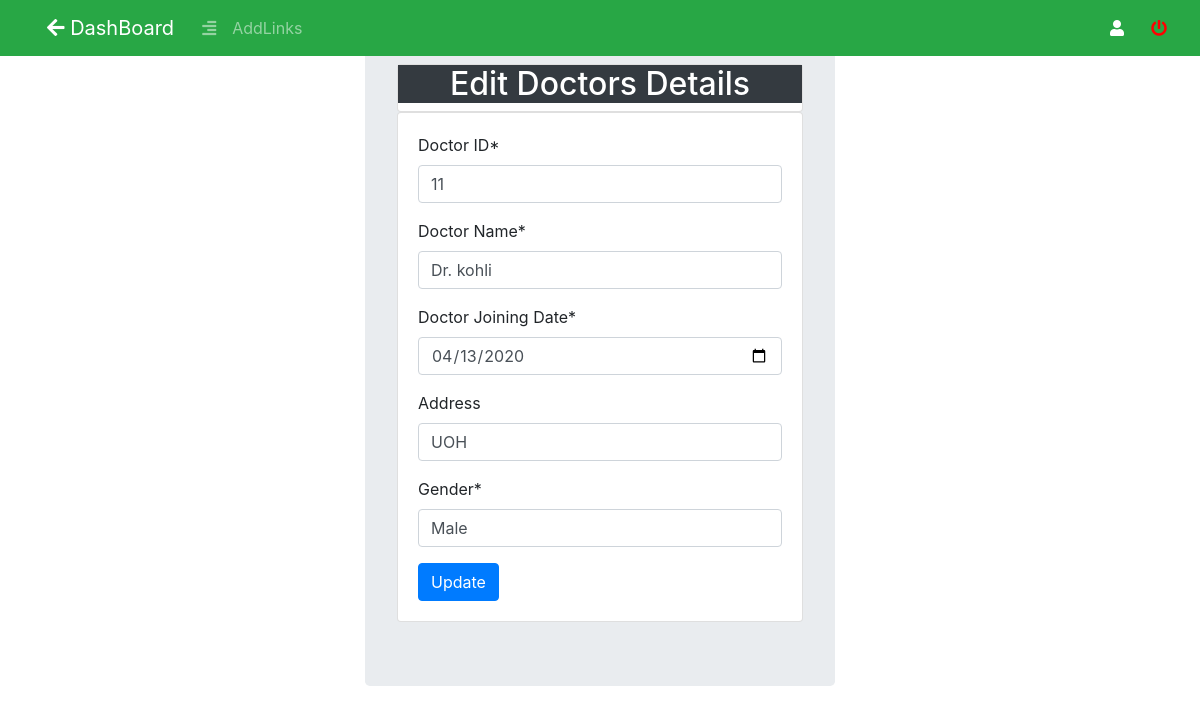
Page /employee/edit_doctor.php?id=11 (signed in) on the committed database.
### tables this page shows
CREATE TABLE `doctor` (
  `doctor_id` varchar(30) NOT NULL,
  `doctor_name` varchar(30) NOT NULL,
  `Join_date` date NOT NULL,
  `address` varchar(30) DEFAULT NULL,
  `gender` varchar(10) DEFAULT NULL
);

### employee/edit_doctor.php (the view, shortened to what this page needs)
<?php include ("includes/db.php");?>
<?php
	if(isset($_GET['id']))
	{
		$id = $_GET['id'];
		$query = "SELECT * FROM doctor where doctor_id = $id;";
		$result = mysqli_query($conn,$query);
		$result_set = mysqli_fetch_row($result);
		$doc_id     =  $result_set[0];
		$docName    = $result_set [1];
		$docJoin_date = $result_set[2];
		$doc_add     = $result_set[3];
		$doc_gender  = $result_set[4];
	}
?>
<!DOCTYPE html>
<html>
	<?php include "includes/admin_header.php"; ?>
<body>
	<?php include("includes/admin_navbar.php"); ?>
		<div class="col-lg-5 m-auto">
			<div class="jumbotron">
				<div class="card">
					<h2 class="text-white text-center bg-dark" >Edit Doctors Details</h2>
				</div>
				<div class="card">
					<div class="card-body">
						<form action=" " method="post">
							<div class="form-group">
							    <label>Doctor ID*</label>
							    <input type="text" class="form-control" placeholder="Doctor Id" name="uid" value="<?php echo $doc_id;?>" required>
							</div>
							<div class="form-group">
							    <label>Doctor Name*</label>
							    <input type="text" class="form-control" placeholder="Doctor Name" name="udn" value="<?php echo $docName;?>" required>
							</div>
							<div class="form-group">
							    <label>Doctor Joining Date*</label>
							    <input type="Date" class="form-control" placeholder="" name="udj" value="<?php echo $docJoin_date;?>" required>
							</div>
							<div class="form-group">
							    <label>Address</label>
							    <input type="text" class="form-control" placeholder="Address" name="uda" value="<?php echo $doc_add;?>" required>
							</div>
							<div class="form-group">
							    <label>Gender*</label>
							    <input type="text" class="form-control" placeholder="Gender" name="udg" value="<?php echo $doc_gender;?>" required>
							</div>
							<button type="Submit" class="btn btn-primary" name="updatedata">Update</button>
			            </form>
					</div>
				</div>
			</div>
		</div>
</body>
</html>

### rows in the picture
doctor: uid "11", udn "Dr. kohli", udj "04/13/2020", uda "UOH", udg "Male"
